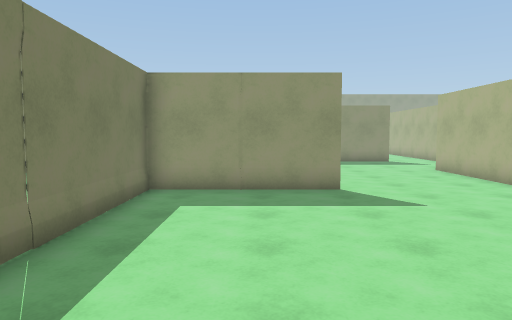
view 1 (above)

20 first-person views from a walk through a scene from a Unity 3-D project. The camera is 1.5 m above the floor, tilts 4° down and sees 70° across. The floor is counted in squares, 1.05 m on a side. Each view is taken from the middle of a square. On the plan, view 1 faces up. The plan holds only what a view shows up to about 16 squares ahead; the rest is blank. The place goes on beyond the plan. The player character is not drawn.

view 2
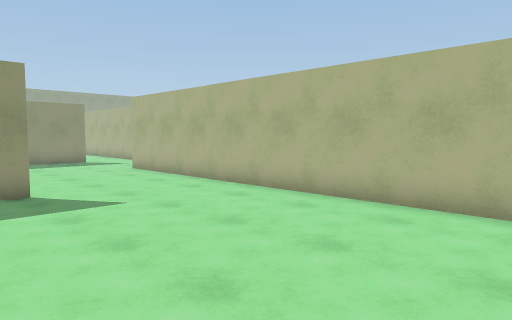

view 3
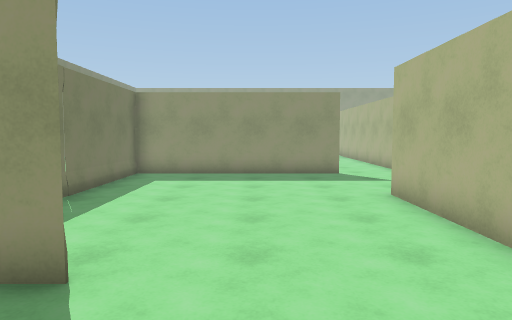

view 4
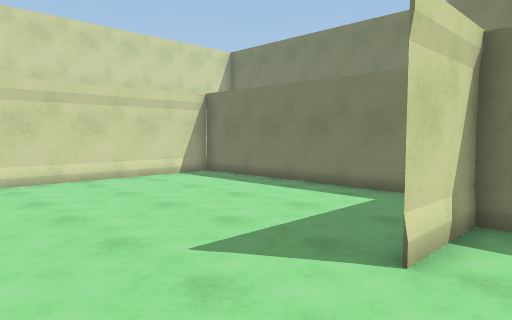

view 5
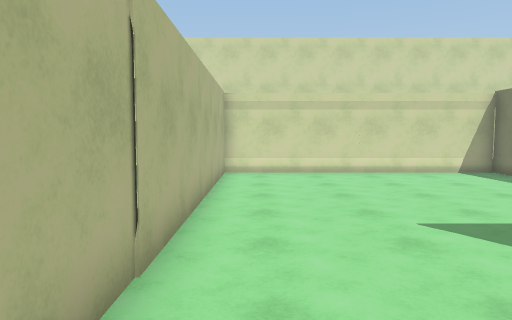

view 6
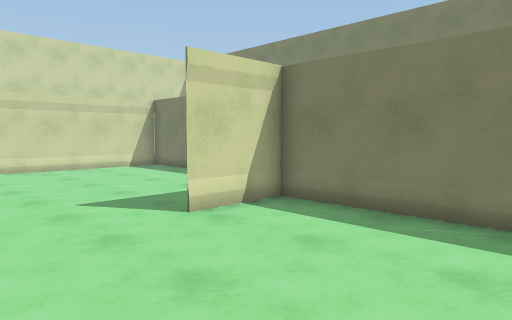

view 7
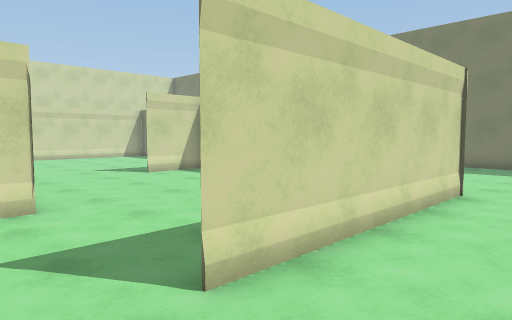

view 8
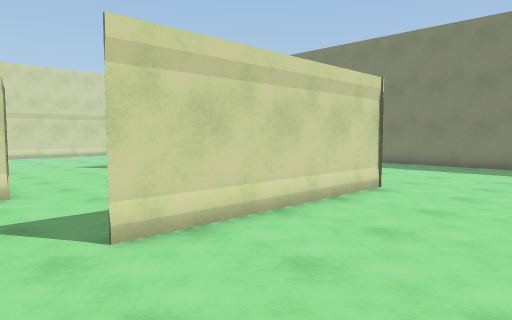

view 9
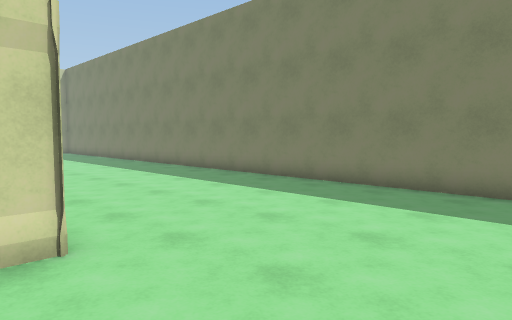

view 10
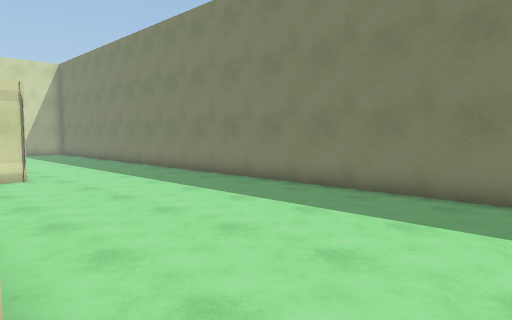

view 11
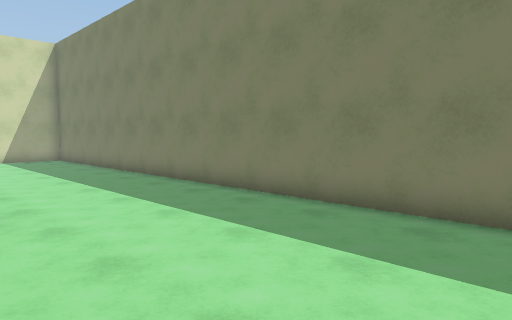

view 12
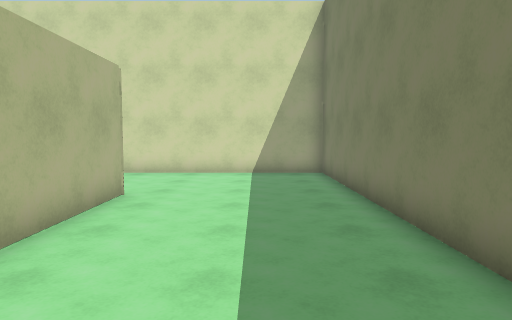

view 13
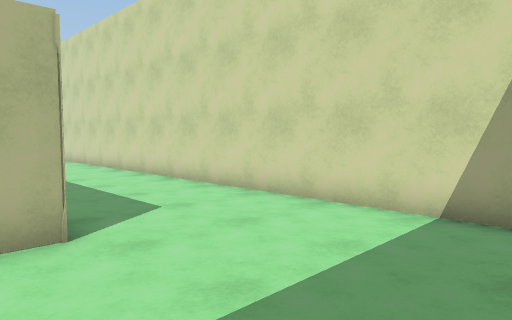

view 14
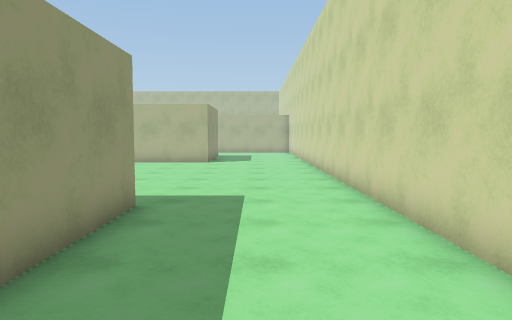

view 15
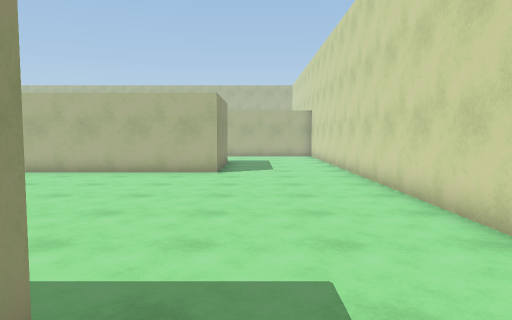

view 16
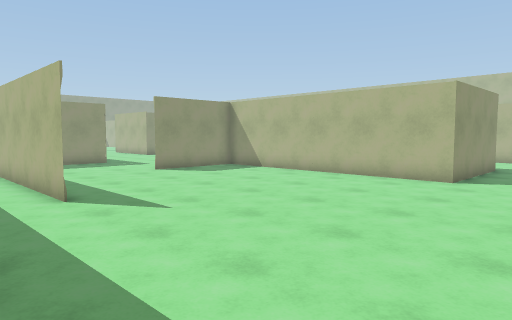

view 17
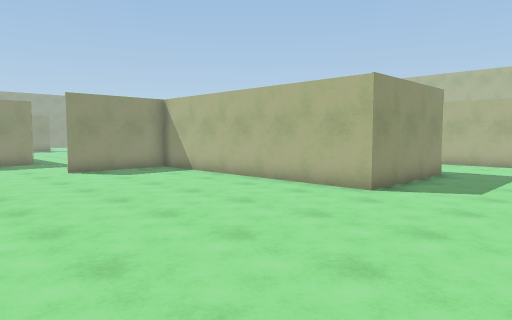

view 18
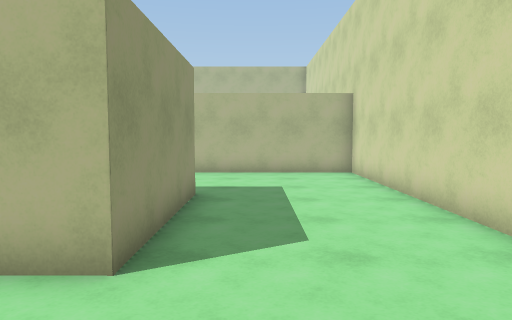

view 19
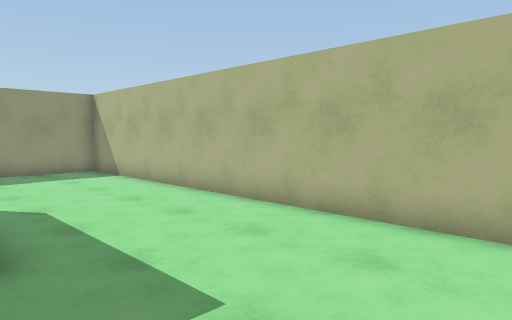

view 20
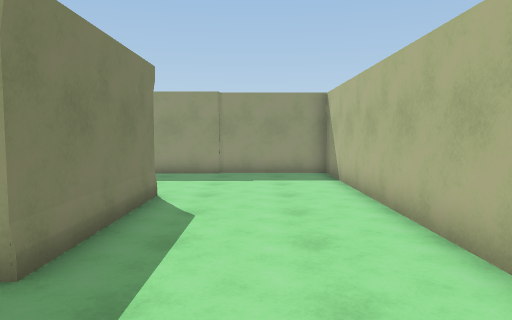

### Floor plan
Points are (right, up) in squares from view 1. A wall is a line through its corners. A room is listed if a view was taken in it or the views show most of it. See-through windows are left out.
Room 1 (views 1, 2, 3, 4, 5, 6)
walls: (7.1, 19.3) (-0.4, 19.3) (-0.4, 9.4) (2.2, 9.4) (-2.8, 9.4) (-2.8, -0.6) (7.2, -0.6) (7.2, 14.6) (7.7, 14.6)
ways out: opening at (8.5, 19) to room 2
Room 2 (views 7, 8, 9, 10, 11, 12, 13, 14, 15, 16, 17, 18, 19, 20)
walls: (9.6, 4.2) (9.6, 10.6); (7.3, -0.6) (3.3, -0.6); (18.4, 9.4) (14.5, 9.4); (-2.9, 9.4) (-2.1, 9.4); (9.6, 21) (9.6, 22.1); (-2.8, -0.6) (-2.8, 3.6); (-0.5, 19.3) (7.1, 19.3); (23.6, 4.5) (23.6, -0.6) (18.6, -0.6) (18.6, 9.1); (-8.5, 22.4) (-8.5, -5.6) (28.6, -5.6) (28.6, 9.4) (22.2, 9.4)
ways out: opening at (8.5, 19) to room 1

Where each view was taken, in squares from view 1:
view 1: 0 up, 0 right, facing up
view 2: 0 up, 0 right, facing up-right
view 3: 6 up, 4 right, facing up
view 4: 11 up, 6 right, facing down-left
view 5: 13 up, 6 right, facing down
view 6: 15 up, 6 right, facing down-left
view 7: 22 up, 9 right, facing down-left
view 8: 24 up, 9 right, facing down-left
view 9: 24 up, 1 right, facing down-left
view 10: 22 up, 0 right, facing down-left
view 11: 16 up, 2 left, facing down-left
view 12: 8 up, 6 left, facing down
view 13: 1 up, 8 left, facing down-right
view 14: 3 down, 0 right, facing right
view 15: 2 down, 5 right, facing right
view 16: 4 down, 7 right, facing up-right
view 17: 5 down, 10 right, facing up-right
view 18: 2 down, 15 right, facing right
view 19: 5 down, 23 right, facing up-right
view 20: 4 down, 26 right, facing up
